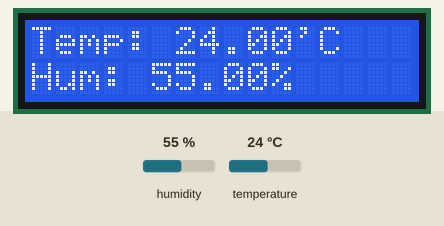
A sketch run on a simulated Arduino Uno, built with avr-gcc and run on an emulated ATmega328P. Shown: 16×2 character LCD. Inputs (shaded band) come from the test bench; at power-on: humidity 55 %, temperature 24 °C.

Above: at 1.2 s.
1.3 s: humidity set to 22 %
At 2.5 s:
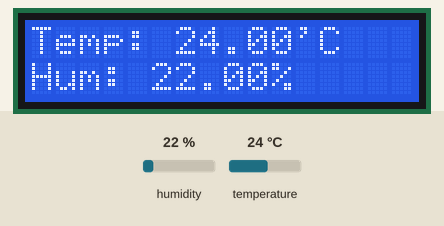
6.6 s: temperature set to 12 °C
At 8.6 s:
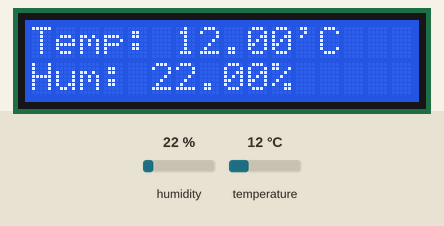
9.7 s: humidity set to 40 %
At 11.0 s:
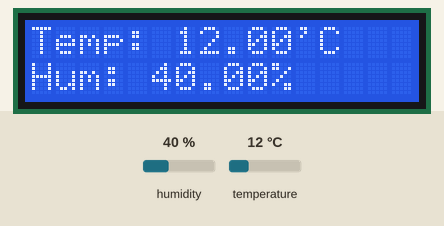
12.4 s: temperature set to 19 °C
At 14.6 s:
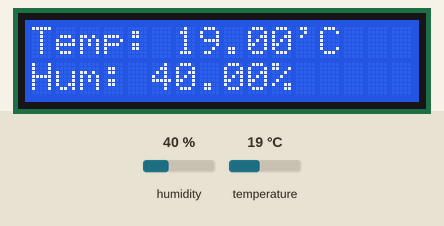
Timing chart, 0 to 16.1 s (numbered marks = the images above; inputs shaded):
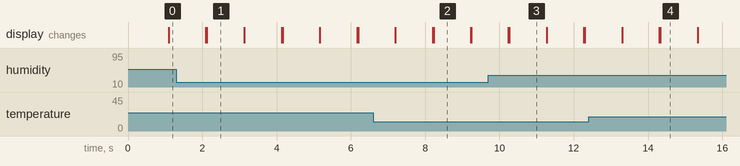

Measured:
- after the input at 1.3 s, the display: first differs from a run without the input after 0.82 s (image 1)
- after the input at 6.6 s, the display: first differs from a run without the input after 1.6 s (image 2)
- after the input at 9.7 s, the display: first differs from a run without the input after 0.57 s (image 3)
- after the input at 12.4 s, the display: first differs from a run without the input after 1.9 s (image 4)
- what the display in image 1 shows lasts 1.0 s, from 2.1 s to 3.1 s

The sketch:

DHT_sensor.ino
```cpp
#include "DHT.h"
#include <LiquidCrystal.h>

#define DHTPIN 8
#define DHTTYPE DHT11

DHT dht(DHTPIN, DHTTYPE);
LiquidCrystal lcd_1(12, 11, 6, 5, 4, 3);

void setup() {
  dht.begin();
  lcd_1.begin(16, 2);
}
void loop() {
  lcd_1.print("Temp: " + String(dht.readTemperature())+"'C");
  lcd_1.setCursor(0, 1);
  lcd_1.print("Hum: " + String(dht.readHumidity())+"%");
  delay(1000);
  lcd_1.clear();
}
```
